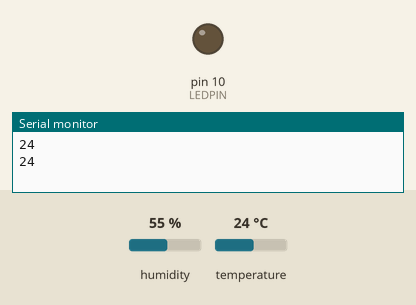
The sketch below on a simulated Arduino Uno, built with avr-gcc and run on an emulated ATmega328P. Shown: output pins drawn as LEDs (lit = HIGH), the last lines printed to the serial monitor. Inputs (shaded band) come from the test bench; at power-on: temperature 24 °C, humidity 55 %.

Above: at 10.8 s.
10.9 s: temperature set to 27 °C
21.2 s: temperature set to 30 °C
At 30.7 s:
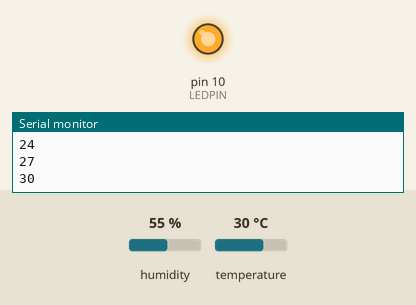
31.5 s: temperature set to 12 °C
At 41.3 s:
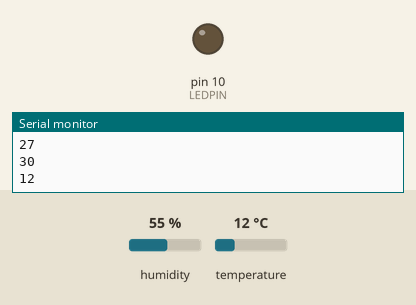
41.6 s: temperature set to 33 °C
At 51.2 s:
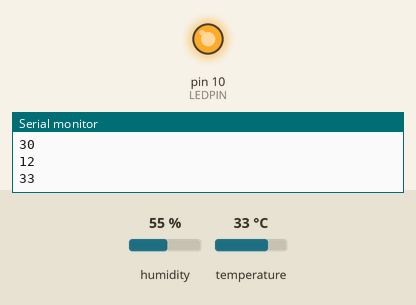
Timing chart, 0 to 52.6 s (numbered marks = the images above; inputs shaded):
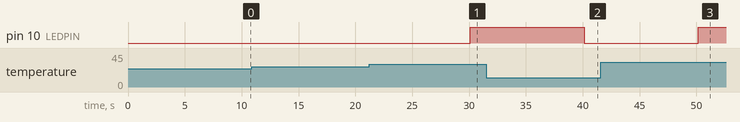

The sketch:

sensor_temperatura.ino
```cpp
#include <dht11.h>

#define DHTPIN 2
dht11 DHT11;

#define LEDPIN 10


void setup() {
  Serial.begin(9600);
  pinMode(LEDPIN, OUTPUT);
}

void loop() {
  DHT11.read(DHTPIN);

  Serial.println(DHT11.temperature);

  if (DHT11.temperature > 28) {
    digitalWrite(LEDPIN, HIGH);
  } else {
    digitalWrite(LEDPIN, LOW);
    }
  delay(10000);
}
```

Measured:
- the behaviour switches between 28 and 29 °C on temperature (found by bisection; images 0 and 1)
- after the input at 21.2 s, pin 10 (LEDPIN): LOW → HIGH after 8.9 s
- after the input at 31.5 s, pin 10 (LEDPIN): HIGH → LOW after 8.6 s
- after the input at 41.6 s, pin 10 (LEDPIN): LOW → HIGH after 8.5 s
